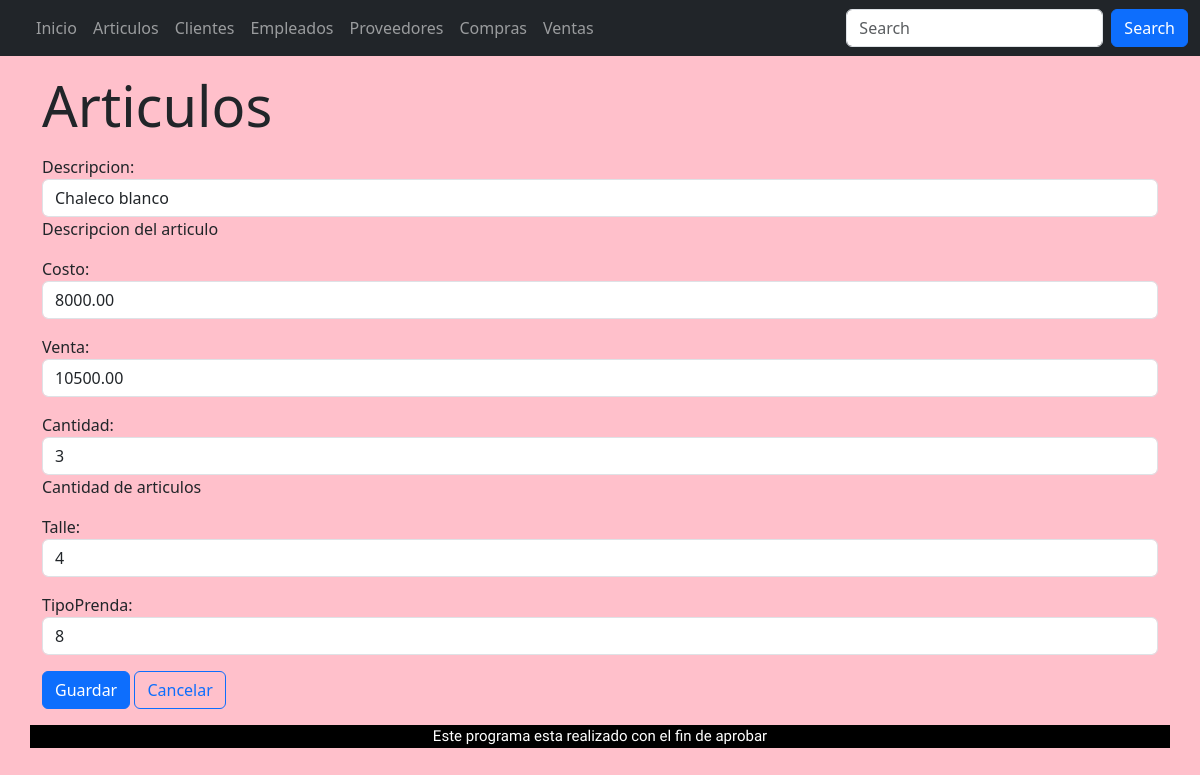
/articulos/ArticulosModif/10/, run on an earlier commit of the app's database.
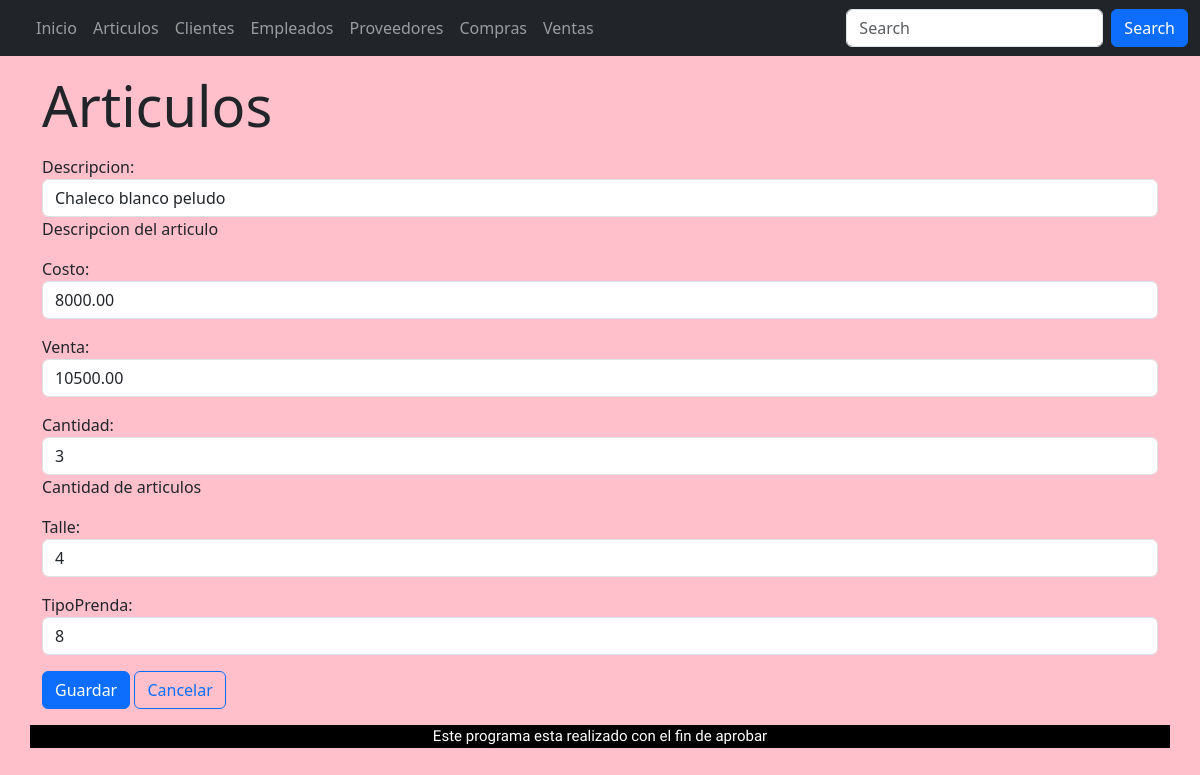
And on a later commit of the database.
### appRieVictoria/models.py (models this page shows, shortened)
class Articulos (models.Model):
    descripcion = models.CharField( max_length= 100,help_text= 'Descripcion del articulo')
    costo = models.DecimalField(max_digits=10, decimal_places=2)
    venta= models.DecimalField(max_digits=10, decimal_places=2)
    cantidad = models.BigIntegerField(help_text='Cantidad de articulos')
    talle = models.CharField(max_length=3)
    compras = models.ManyToManyField("Compras",related_name='articulos_comprados' , through="CompraProd")
    ventas = models.ManyToManyField("Ventas" ,related_name='articulos_vendidos', through="ventaProd")
    tipoPrenda =models.ForeignKey("tipoPrenda", on_delete=models.CASCADE, default=1)

### appRieVictoria/views.py (the view)
# urls.py: path('articulos/ArticulosModif/<int:pk>/', views.ArticulosModif, name='ArticulosModif'),
def ArticulosModif(request, pk):
    articulos = Articulos.objects.get(pk=pk)
    if request.method == 'POST':
        form = ArticulosForm(request.POST, instance=articulos)
        if form.is_valid():
            form.save()
            return HttpResponseRedirect(reverse('tabla'))
    else:
        form = ArticulosForm(instance=articulos)
    return render(request, 'ArticulosForm.html', {'form': form, 'articulos': articulos})

### appRieVictoria/forms.py
class ArticulosForm(forms.ModelForm):
    class Meta:
        model = Articulos
        fields = ('descripcion', 'costo', 'venta', 'cantidad', 'talle', 'tipoPrenda'  )
        widgets = {
            'descripcion': forms.TextInput(attrs={'class': 'form-control'}),
            'costo': forms.NumberInput(attrs={'class': 'form-control'}),
            'venta': forms.NumberInput(attrs={'class': 'form-control'}),
            'cantidad': forms.NumberInput(attrs={'class': 'form-control'}),
            'talle': forms.TextInput(attrs={'class': 'form-control'}),
            'tipoPrenda': forms.TextInput(attrs={'class': 'form-control'}),
        }

### proyectoRieVictoria/templates/articulosForm.html (shortened to what this page needs)
{% extends "base.html" %}
{% block content %}
<div class="row">
    <h3 class="display-4 my-3">Articulos</h3>
    <form method="post" enctype="multipart/form-data">
        {{ form.as_p }}
        <button class="btn btn-primary mb-3" type="submit">Guardar</button>
        <a class="btn btn-outline-primary mb-3" href="{% url 'tabla' %}">Cancelar</a>
    </form>
</div>
{% endblock %}

What changed in the data, as far as the page shows it:
changed Articulos: descripcion "Chaleco blanco" → "Chaleco blanco peludo"
